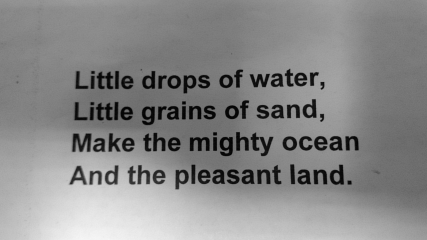
#> input picture homework5/data/raw/01.tif, 427 x 240 px; its folder holds only this picture in this run
$ python utils.py
#> lines starting #> are read from the running program, lines starting #| are printed output that depends on the picture; long printed decimals are rounded
### homework5/src/detectors.py
import cv2
import numpy as np

from typing import Union, List, Tuple


class Detector:
    def __init__(self):
        raise NotImplementedError


    def get_descriptors(self, images: Union[np.ndarray, List[np.ndarray]]):
        if isinstance(images, list):
            keypoints = []
            descriptions = []

            for image in images:
                image_keypoints, image_descriptions = self._get_image_descriptors(image)

                keypoints.append(image_keypoints)
                descriptions.append(image_descriptions)

            return keypoints, descriptions
        else:
            print("HERE")
            return self._get_image_descriptors(images)


    def _get_image_descriptors(self, images: np.ndarray):
        raise NotImplementedError


class Harris(Detector):
    def __init__(self):
        pass


    def _get_image_descriptors(self, image: np.ndarray):
        harris_desription = cv2.dilate(cv2.cornerHarris(np.float32(cv2.cvtColor(image, cv2.COLOR_BGR2GRAY)), 2, 3, 0.01), None)
        harris_keypoints = (harris_desription > 0.01 * harris_desription.max()).nonzero()

        return harris_keypoints[0], np.transpose(harris_desription[harris_keypoints])


class SIFT(Detector):
    def __init__(self):
        self.sift = cv2.SIFT_create()


    def _get_image_descriptors(self, image: np.ndarray):
        sift_keypoints, sift_description = self.sift.detectAndCompute(image, None)

        return sift_keypoints, sift_description


class BRISK(Detector):
    def __init__(self):
        self.brisk = cv2.BRISK_create()


    def _get_image_descriptors(self, image: np.ndarray):
        brisk_keypoints, brisk_description = self.brisk.detectAndCompute(image, None)

        return brisk_keypoints, brisk_description

### homework5/src/utils.py
import numpy as np
from typing import List
import cv2
from pathlib import Path
import os
import time
import matplotlib.pyplot as plt

from detectors import Harris, SIFT, BRISK


RAW_DATA_PATH = Path('../data/raw/')


def get_repeatability(desriptions: List[np.ndarray], norm) -> List[int]:

    brute_force = cv2.BFMatcher(norm, crossCheck=True)

    repeatabilities = []
    for first_idx, first_descriptors in enumerate(desriptions):
        repeats = np.zeros(len(first_descriptors))

        for second_idx, second_descriptors in enumerate(desriptions):
            if first_idx == second_idx:
                continue

            matched_points = brute_force.match(first_descriptors, second_descriptors)
            for point in matched_points:
                repeats[point.queryIdx] += 1

        repeatabilities.append(np.mean((repeats / len(desriptions))))

    return repeatabilities


def main():
    images = []

    for image_name in os.listdir(RAW_DATA_PATH):
        images.append(cv2.imread(str(RAW_DATA_PATH / image_name)))

    harris_detector = Harris()
    sift_detector = SIFT()
    brisk_detector = BRISK()

    harris_start = time.time()
    harris_keypoints, harris_descriptors = harris_detector.get_descriptors(images)
#> the loop in get_descriptors, `for image in images:` made 1 pass
#> pass 1, in _get_image_descriptors, `harris_desription = cv2.dilate(cv2.cornerHarris(np.float32(cv2.cvtColo..`:
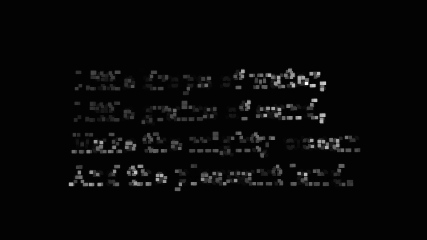
#> harris_desription: shape (240, 427) float32; min -505498.7, max 36484604, mean 721505.2; drawn with min black and max white
#> after the loop in get_descriptors, `for image in images:`: descriptions = 1 item
#> harris_keypoints = 1 item; harris_descriptors = 1 item
    harris_end = time.time()

    harris_time = (harris_end - harris_start) / len(harris_keypoints) / len(images)
#> harris_time = 0.00942

    sift_start = time.time()
    sift_keypoints, sift_descriptors = sift_detector.get_descriptors(images)
#> the loop in get_descriptors (call 2), `for image in images:` made 1 pass
#> pass 1, in get_descriptors (call 2), `image_keypoints, image_descriptions = self._get_image_descriptors(image)`:
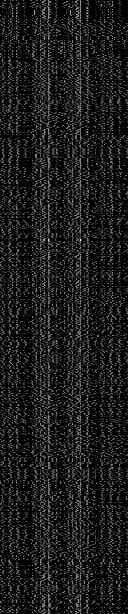
#> image_descriptions: shape (614, 128) float32; min 0, max 219, mean 27.6
#> sift_keypoints = 1 item; sift_descriptors = 1 item
    sift_end = time.time()

    sift_time = (sift_end - sift_start) / len(sift_keypoints) / len(images)
#> sift_time = 0.0695

    brisk_start = time.time()
    brisk_keypoints, brisk_descriptors = brisk_detector.get_descriptors(images)
#> the loop in get_descriptors (call 3), `for image in images:` made 1 pass
#> pass 1, in get_descriptors (call 3), `image_keypoints, image_descriptions = self._get_image_descriptors(image)`:
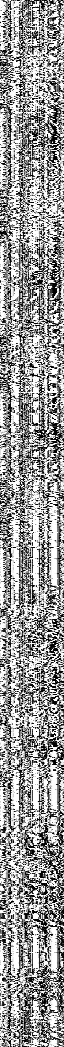
#> image_descriptions: shape (1047, 64); min 0, max 255, mean 152.2
#> brisk_keypoints = 1 item; brisk_descriptors = 1 item
    brisk_end = time.time()

    brisk_time = (brisk_end - brisk_start) / len(brisk_keypoints) / len(images)
#> brisk_time = 0.0347

    print(f"Harris time for special point: {harris_time} seconds")
#| Harris time for special point: 0.009419 seconds
    print(f"SIFT time for special point: {sift_time} seconds")
#| SIFT time for special point: 0.06948 seconds
    print(f"BRISK time for special point: {brisk_time} seconds")
#| BRISK time for special point: 0.0347 seconds

    figure = plt.figure(figsize=(12, 8))

    plt.plot(get_repeatability(harris_descriptors, cv2.NORM_L2), label='Harris')
#> the loop in get_repeatability, `for first_idx, first_descriptors in enumerate(desriptions):` made 1 pass
#> first_idx on pass 1: 0
#> after the loop in get_repeatability, `for first_idx, first_descriptors in enumerate(desriptions):`: repeatabilities = [0]
    plt.plot(get_repeatability(sift_descriptors, cv2.NORM_L2), label='SIFT')
#> the loop in get_repeatability (call 2), `for first_idx, first_descriptors in enumerate(desriptions):` made 1 pass
    plt.plot(get_repeatability(brisk_descriptors, cv2.NORM_HAMMING), label='BRISK')

    plt.title('Repeatability-image dependency', fontsize=20)
    plt.xlabel('Image number', fontsize=18)
    plt.ylabel('Repeatability', fontsize=18)

    plt.grid()
    plt.legend(fontsize=18)

    plt.savefig('results.png')
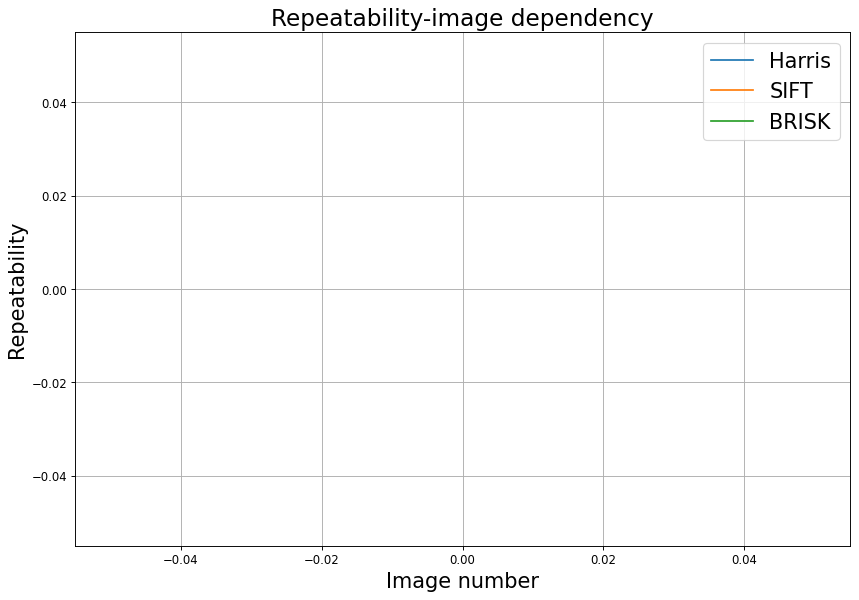
#> figure drawn by matplotlib, 1 panel


if __name__ == '__main__':
    main()

$ run again, on homework5/data/raw/05.tif
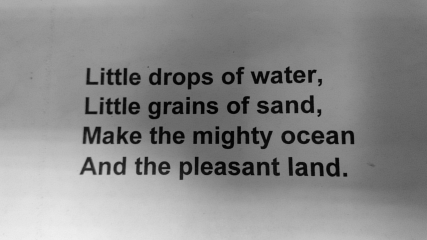
#> input picture homework5/data/raw/05.tif, 427 x 240 px
#> the loop in get_descriptors, `for image in images:` made 1 pass
#> pass 1, in _get_image_descriptors, `harris_desription = cv2.dilate(cv2.cornerHarris(np.float32(cv2.cvtColo..`:
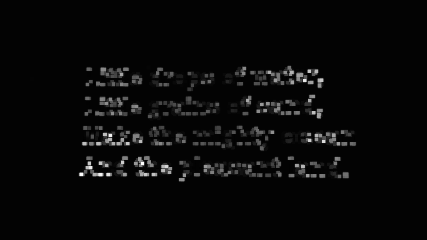
#> harris_desription: shape (240, 427) float32; min -434861.8, max 28501268, mean 659455.6; drawn with min black and max white
#> after the loop in get_descriptors, `for image in images:`: descriptions = 1 item
#> harris_time = 0.0101
#> the loop in get_descriptors (call 2), `for image in images:` made 1 pass
#> in main, `sift_keypoints, sift_descriptors = sift_detector.get_descriptors(images)`: sift_keypoints = 1 item
#> sift_time = 0.0698
#> the loop in get_descriptors (call 3), `for image in images:` made 1 pass
#> pass 1, in get_descriptors (call 3), `image_keypoints, image_descriptions = self._get_image_descriptors(image)`:
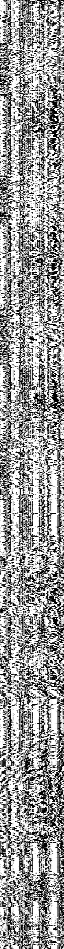
#> image_descriptions: shape (949, 64); min 0, max 255, mean 152.8
#> in main, `brisk_keypoints, brisk_descriptors = brisk_detector.get_descriptors(im..`: brisk_keypoints = 1 item
#> brisk_time = 0.0221
#| Harris time for special point: 0.01007 seconds
#| SIFT time for special point: 0.06982 seconds
#| BRISK time for special point: 0.0221 seconds
#> the loop in get_repeatability, `for first_idx, first_descriptors in enumerate(desriptions):` made 1 pass
#> first_idx on pass 1: 0
#> after the loop in get_repeatability, `for first_idx, first_descriptors in enumerate(desriptions):`: repeatabilities = [0]
#> the loop in get_repeatability (call 2), `for first_idx, first_descriptors in enumerate(desriptions):` made 1 pass

$ run again, on homework5/data/raw/06.tif
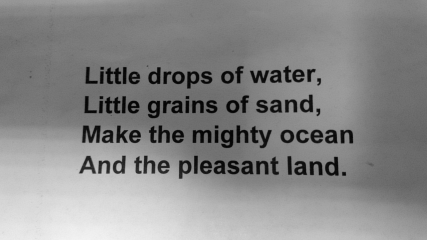
#> input picture homework5/data/raw/06.tif, 427 x 240 px
#> the loop in get_descriptors, `for image in images:` made 1 pass
#> pass 1, in _get_image_descriptors, `harris_desription = cv2.dilate(cv2.cornerHarris(np.float32(cv2.cvtColo..`:
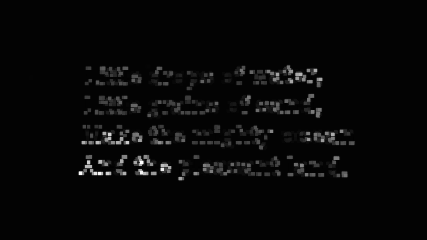
#> harris_desription: shape (240, 427) float32; min -513938.7, max 34833296, mean 676788.4; drawn with min black and max white
#> after the loop in get_descriptors, `for image in images:`: descriptions = 1 item
#> harris_time = 0.0103
#> the loop in get_descriptors (call 2), `for image in images:` made 1 pass
#> in main, `sift_keypoints, sift_descriptors = sift_detector.get_descriptors(images)`: sift_keypoints = 1 item
#> sift_time = 0.0747
#> the loop in get_descriptors (call 3), `for image in images:` made 1 pass
#> pass 1, in get_descriptors (call 3), `image_keypoints, image_descriptions = self._get_image_descriptors(image)`:
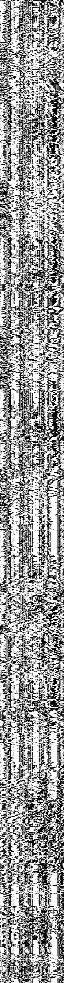
#> image_descriptions: shape (983, 64); min 0, max 255, mean 152.4
#> in main, `brisk_keypoints, brisk_descriptors = brisk_detector.get_descriptors(im..`: brisk_keypoints = 1 item
#> brisk_time = 0.025
#| Harris time for special point: 0.01027 seconds
#| SIFT time for special point: 0.0747 seconds
#| BRISK time for special point: 0.02501 seconds
#> the loop in get_repeatability, `for first_idx, first_descriptors in enumerate(desriptions):` made 1 pass
#> first_idx on pass 1: 0
#> after the loop in get_repeatability, `for first_idx, first_descriptors in enumerate(desriptions):`: repeatabilities = [0]
#> the loop in get_repeatability (call 2), `for first_idx, first_descriptors in enumerate(desriptions):` made 1 pass
